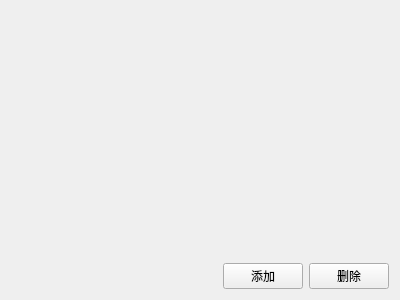
<?xml version="1.0" encoding="UTF-8"?>
<ui version="4.0">
 <class>CommAppWidget</class>
 <widget class="QWidget" name="CommAppWidget">
  <property name="geometry">
   <rect>
    <x>0</x>
    <y>0</y>
    <width>400</width>
    <height>300</height>
   </rect>
  </property>
  <property name="windowTitle">
   <string>Form</string>
  </property>
  <layout class="QVBoxLayout" name="verticalLayout">
   <item>
    <spacer name="verticalSpacer">
     <property name="orientation">
      <enum>Qt::Vertical</enum>
     </property>
     <property name="sizeHint" stdset="0">
      <size>
       <width>20</width>
       <height>40</height>
      </size>
     </property>
    </spacer>
   </item>
   <item>
    <layout class="QHBoxLayout" name="horizontalLayout">
     <item>
      <spacer name="horizontalSpacer">
       <property name="orientation">
        <enum>Qt::Horizontal</enum>
       </property>
       <property name="sizeHint" stdset="0">
        <size>
         <width>40</width>
         <height>20</height>
        </size>
       </property>
      </spacer>
     </item>
     <item>
      <widget class="QPushButton" name="pushButtonAdd">
       <property name="text">
        <string>添加</string>
       </property>
      </widget>
     </item>
     <item>
      <widget class="QPushButton" name="pushButtonDel">
       <property name="text">
        <string>删除</string>
       </property>
      </widget>
     </item>
    </layout>
   </item>
  </layout>
 </widget>
 <resources/>
 <connections/>
</ui>
